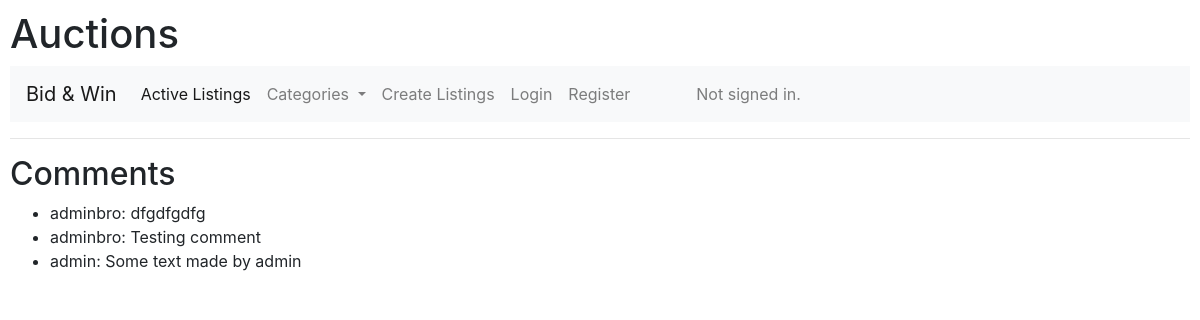
Page /auctions/listing/show-comments/ on the earlier database version.
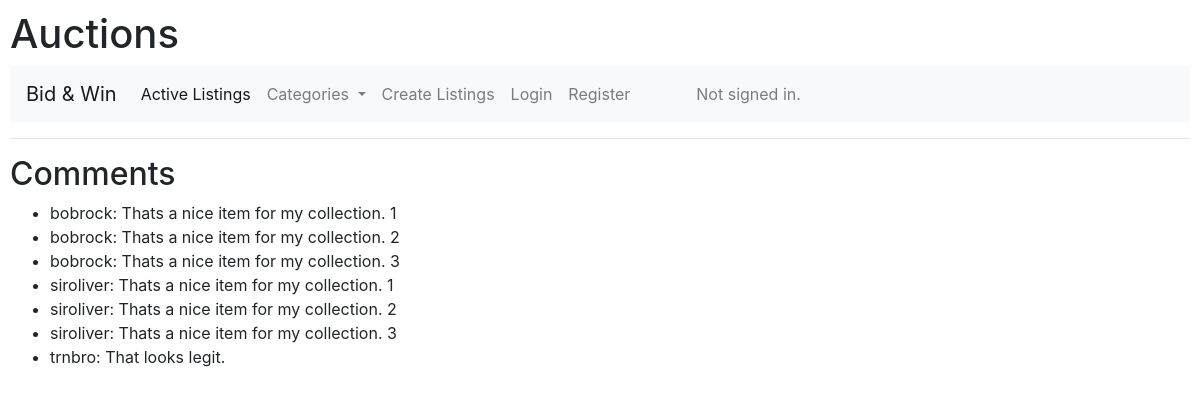
Same page on the later database version.
### auctions/models.py (models this page shows, shortened)
class Comment(models.Model):
    user = models.ForeignKey(User, on_delete=models.CASCADE)
    text = models.TextField()
    listing = models.ForeignKey(Listing, on_delete=models.CASCADE, related_name='comments', default=1)
    created_at = models.DateTimeField(auto_now_add=True)
    updated_at = models.DateTimeField(auto_now=True)

class User(AbstractUser):
    pass

### auctions/views.py (the view)
# urls.py: path('auctions/listing/show-comments/', views.show_comments, name='show_comments'),
def show_comments(request):
    comments = Comment.objects.all()  # Retrieve all comments from the database
    return render(request, 'auctions/show_comments.html', {'comments': comments})

### auctions/templates/auctions/show_comments.html
{% extends "auctions/layout.html" %}
{% block body %}
    <h2>Comments</h2>
    <ul>
        {% for comment in comments %}
            <li>{{ comment.user.username }}: {{ comment.text }}</li>
        {% endfor %}
    </ul>
{% endblock %}

### auctions/templates/auctions/layout.html (shortened to what this page needs)
{% load static %}
<!DOCTYPE html>
<html lang="en">
    <head>
        <link rel="stylesheet" href="https://stackpath.bootstrapcdn.com/bootstrap/4.4.1/css/bootstrap.min.css">
        <link href="{% static 'auctions/styles.css' %}" rel="stylesheet">
    </head>
    <body>
        <h1>Auctions</h1>
        <nav class="navbar navbar-expand-lg navbar-light bg-light justify-content-end">
            <a class="navbar-brand" href="{% url 'index' %}">Bid & Win</a>
            <div class="collapse navbar-collapse" id="navbarNavDropdown">
              <ul class="navbar-nav">
                <li class="nav-item active">
                  <a class="nav-link" href="{% url 'index' %}">Active Listings<span class="sr-only">(current)</span></a>
                </li>
                <li class="nav-item dropdown">
                  <a class="nav-link dropdown-toggle" href="#" id="navbarDropdownMenuLink" data-toggle="dropdown" aria-haspopup="true" aria-expanded="false">
                    Categories
                  </a>
                </li>
                <li class="nav-item">
                  <a class="nav-link" href="{% url 'create_listing' %}">Create Listings</a>
                </li>
                {% if user.is_authenticated %}
                <li class="nav-item">
                  <a class="nav-link" href="{% url 'watchlist_page' %}">Watchlist</a>
                </li>
                <li class="nav-item">
                    <a class="nav-link" href="{% url 'logout' %}">Log Out</a>
                </li>
                {% else %}
                <li class="nav-item">
                    <a class="nav-link" href="{% url 'login' %}">Login</a>
                </li>
                <li class="nav-item">
                    <a class="nav-link" href="{% url 'register' %}">Register</a>
                </li>
                {% endif %}
                <li class="nav-item" style="padding-left: 50px;">
                    <div class="nav-link">
                        {% if user.is_authenticated %}
                            Signed in as: <strong>{{ user.username }}</strong>.
                        {% else %}
                            Not signed in.
                        {% endif %}
                    </div>
                </li>
              </ul>
            </div>
          </nav>
        <hr>
        {% block body %}
        {% endblock %}
    </body>
</html>

### auctions/static/auctions/styles.css (style rules this page uses)
body { padding: 10px; }

Differences in the rows shown:
removed Comment: user.username "adminbro", text "dfgdfgdfg"
removed Comment: user.username "adminbro", text "Testing comment"
removed Comment: user.username "admin", text "Some text made by admin"
added Comment: user.username "bobrock", text "Thats a nice item for my collection. 1"
added Comment: user.username "bobrock", text "Thats a nice item for my collection. 2"
added Comment: user.username "bobrock", text "Thats a nice item for my collection. 3"
added Comment: user.username "siroliver", text "Thats a nice item for my collection. 1"
added Comment: user.username "siroliver", text "Thats a nice item for my collection. 2"
added Comment: user.username "siroliver", text "Thats a nice item for my collection. 3"
added Comment: user.username "trnbro", text "That looks legit."
